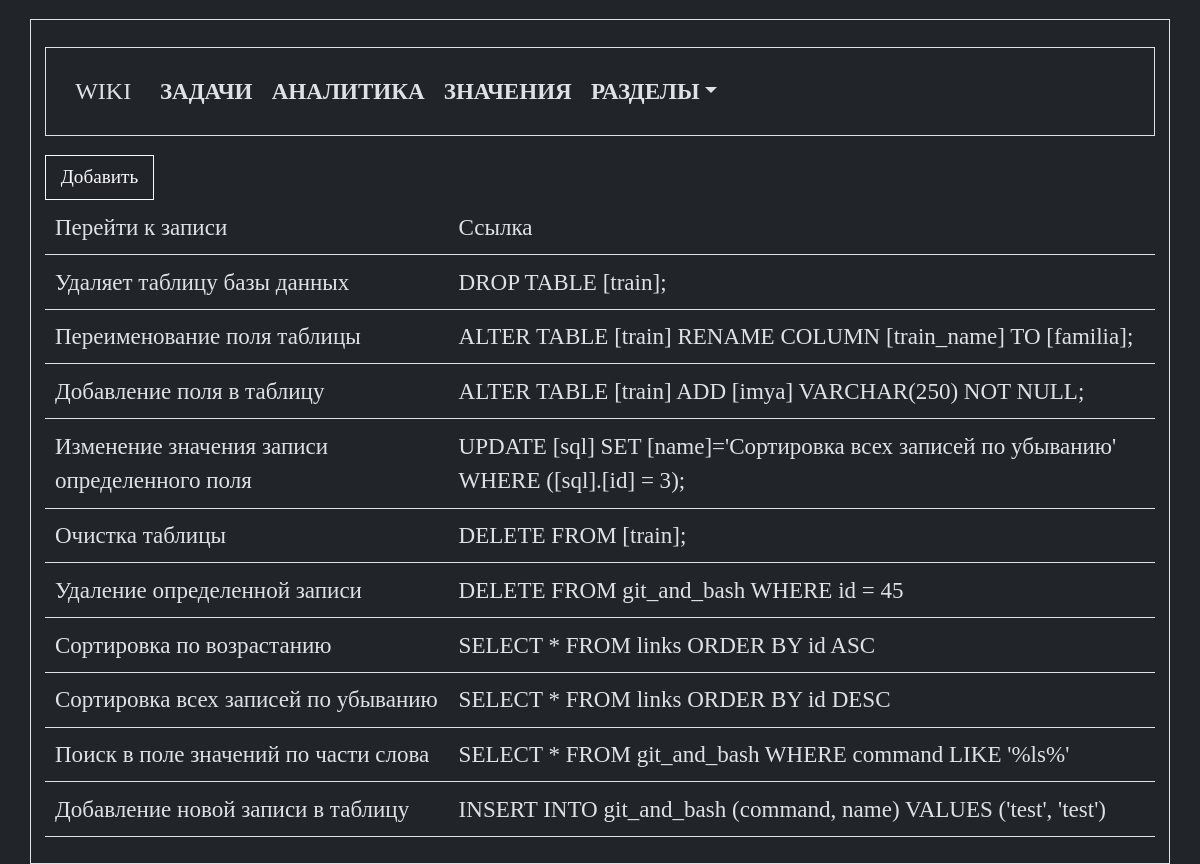
/sql, run on an earlier commit of the app's database.
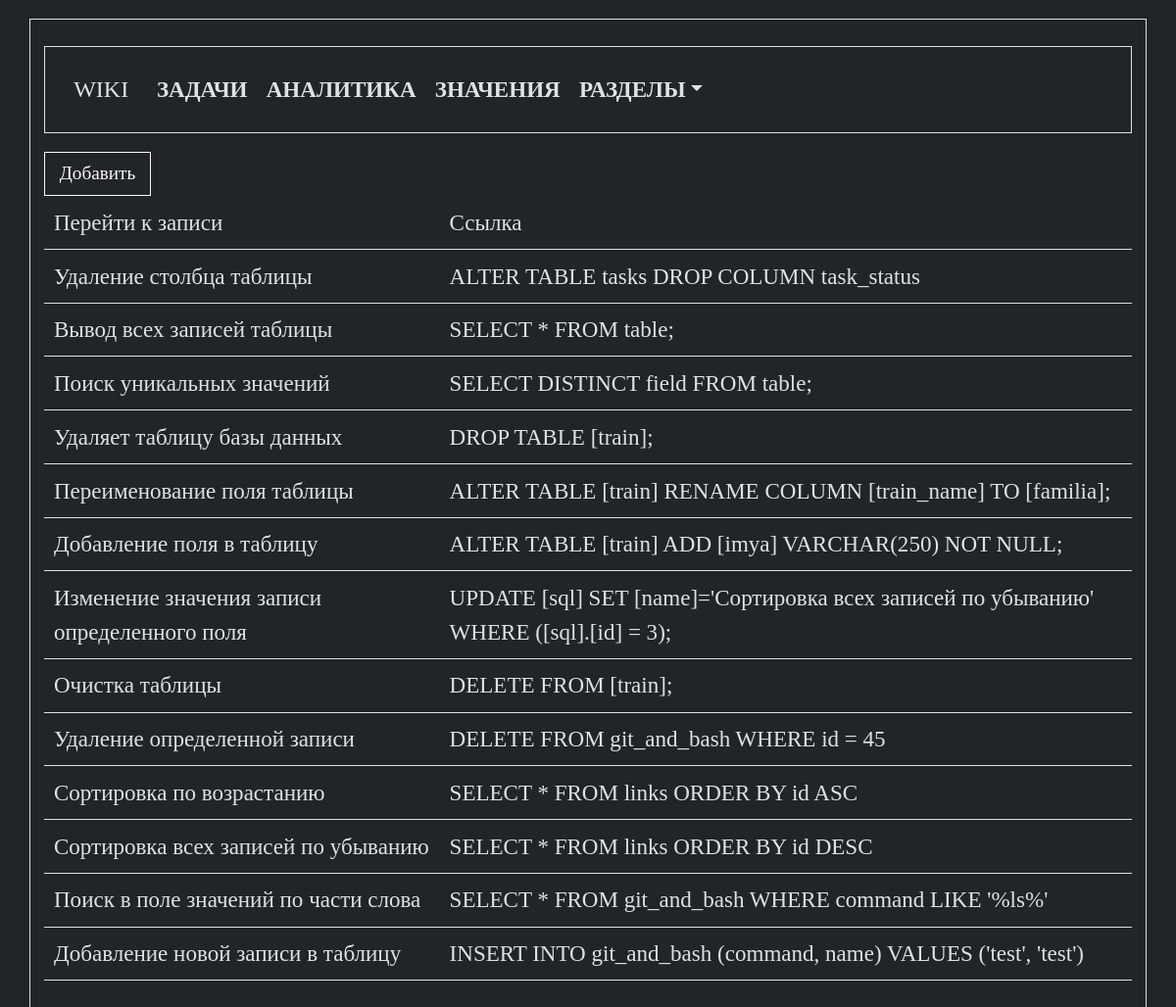
And on a later commit of the database.
### tables this page shows
CREATE TABLE [sql] ( 
  "sql_id" INTEGER PRIMARY KEY AUTOINCREMENT,
  "sql_command" TEXT NOT NULL,
  "sql_name" TEXT NOT NULL
, sql_description TEXT);

### app.py (the view)
@app.route("/sql")
def sql_list_commands():
    conn = connect.get_db_connection()
    sql_list = conn.execute("SELECT * FROM sql ORDER BY sql_id DESC").fetchall()
    conn.close()
    return render_template("sql/sql_list_commands.html",
                           sql_list=sql_list,
                           )

### modules/connect.py (called while the page is built)
def get_db_connection():
    db_path = os.path.join(BASE_DIR, '../database.db')
    conn = sqlite3.connect(db_path)
    conn.row_factory = sqlite3.Row
    return conn

### templates/sql/sql_list_commands.html (shortened to what this page needs)
{% extends "base.html" %}
{% block content %}
<div>
   <a class="btn btn-outline-light" href="{{ url_for('add_sql_command') }}">Добавить</a>
</div>
<div>
   <table class="table">
      <tr>
         <th>Перейти к записи</th>
         <th>Ссылка</th>
      </tr>
      {% for sql_list in sql_list %}
      <tr>
         <td><a href="{{ url_for('get_post_sql_command', sql_id=sql_list['sql_id']) }}">{{ sql_list['sql_name']
               }}</a></td>
         <td>{{ sql_list['sql_command'] }}</td>
      </tr>
      {% endfor %}
   </table>
</div>
{% endblock %}

What changed in the data, as far as the page shows it:
added sql: sql_name "Удаление столбца таблицы", sql_command "ALTER TABLE tasks DROP COLUMN task_status"
added sql: sql_name "Вывод всех записей таблицы", sql_command "SELECT * FROM table;"
added sql: sql_name "Поиск уникальных значений", sql_command "SELECT DISTINCT field FROM table;"
